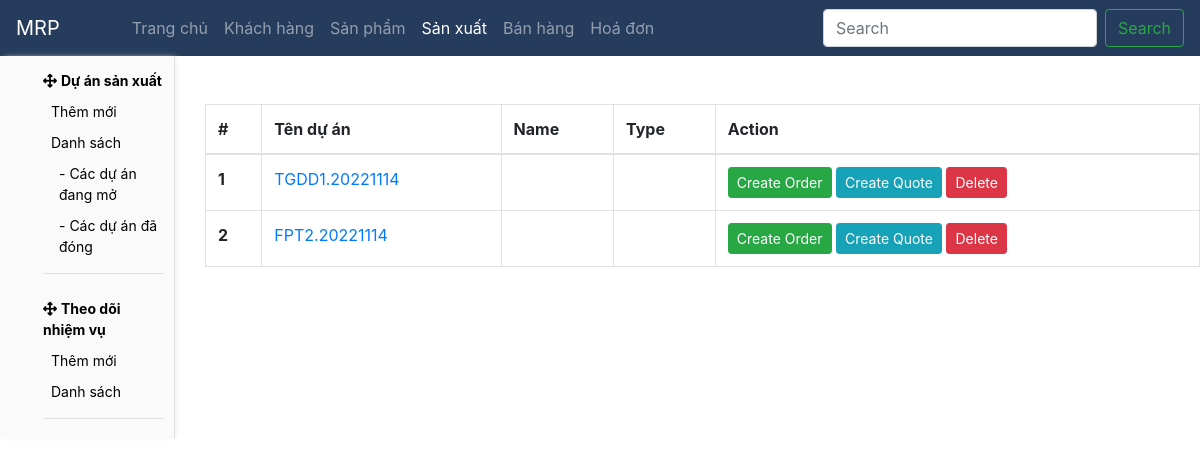
Screenshot of /mrp/mrp_list with the database file from the repository.
### core/models.py (models this page shows, shortened)
class ManufacturingPlan(models.Model):
    order = models.ForeignKey(Order, on_delete=models.CASCADE)
    bom = models.ForeignKey(BOM, on_delete=models.CASCADE, blank=True, null=True)
    start_date = models.DateTimeField(blank=True, null=True)
    end_date = models.DateTimeField(blank=True, null=True)
    planned_start = models.DateTimeField(blank=True, null=True)
    planned_end = models.DateTimeField(blank=True, null=True)
    status = models.CharField(max_length=50, choices=MRP_STATUS, default='Draft', blank=True, null=True)

class Order(models.Model):
    customer = models.ForeignKey(Customer, on_delete=models.CASCADE)
    order_date = models.DateTimeField(default=timezone.now, blank=True, null=True)
    status = models.CharField(max_length=50, choices=ORDER_STATUS, blank=True, null=True)

class Customer(models.Model):
    name = models.CharField(max_length=50)
    code = models.CharField(max_length=5, blank=True, null=True, unique=True)
    logo = models.ImageField(upload_to='company_logo/', blank=True, null=True, default='company_logo/default.jpg')
    type = models.CharField(max_length=50, choices=CUSTOMER_TYPE, default='Khách hàng')
    zip_code = models.CharField(max_length=50, blank=True, null=True)
    size = models.CharField(max_length=50, choices=COMPANY_SIZE, blank=True, null=True)
    status = models.CharField(max_length=50, choices=CUSTOMER_STATUS, default='Active')
    note = models.TextField(max_length=1000, blank=True, null=True)
    created_at = models.DateTimeField(auto_now_add=True, blank=True, null=True)

### core/views.py (the view)
# urls.py: path('mrp/mrp_list', mrp_list, name='mrp_list'),
def mrp_list(request):
    return render(request, 'mrp/mrp_list.html', {'mrps': ManufacturingPlan.objects.all(),})

### core/templates/mrp/mrp_list.html (shortened to what this page needs)
{% extends 'base.html' %}
{% block sidebar %}
    {% include 'sidebar/mrp.html' %}
{% endblock sidebar %}
{% block content %}
<table class="table table-bordered mt-5">
    <thead>
      <tr>
        <th scope="col">#</th>
        <th scope="col">Tên dự án</th>
        <th scope="col">Name</th>
        <th scope="col">Type</th>
        <th scope="col">Action</th>
      </tr>
    </thead>
    <tbody>
        {% for mrp in mrps %}
        <tr>
          <th scope="row">{{mrp.id}}</th>
          <td><a href="{% url 'mrp_detail' mrp.order.id %}">{{mrp.order.customer.code}}{{mrp.order.id}}.{{mrp.order.order_date|date:'Ymd'}}</a></td>
          <td></td>
          <td>{{mrp.type}}</td>
          <td>
            <a href="{% url 'order_add' mrp.id %}" class="btn btn-sm btn-success">Create Order</a>
            <a href="#" class="btn btn-sm btn-info">Create Quote</a>
            <a class="btn btn-sm btn-danger" onclick="confirm('delete?')?window.location.href='':''">Delete</a>
          </td>
        </tr>
        {% endfor %}
    </tbody>
  </table>
{% endblock content %}

### rows the page displays
ManufacturingPlan: id "1", order.customer.code "TGDD", order.id "1", order.order_date "20221114"
ManufacturingPlan: id "2", order.customer.code "FPT", order.id "2", order.order_date "20221114"
